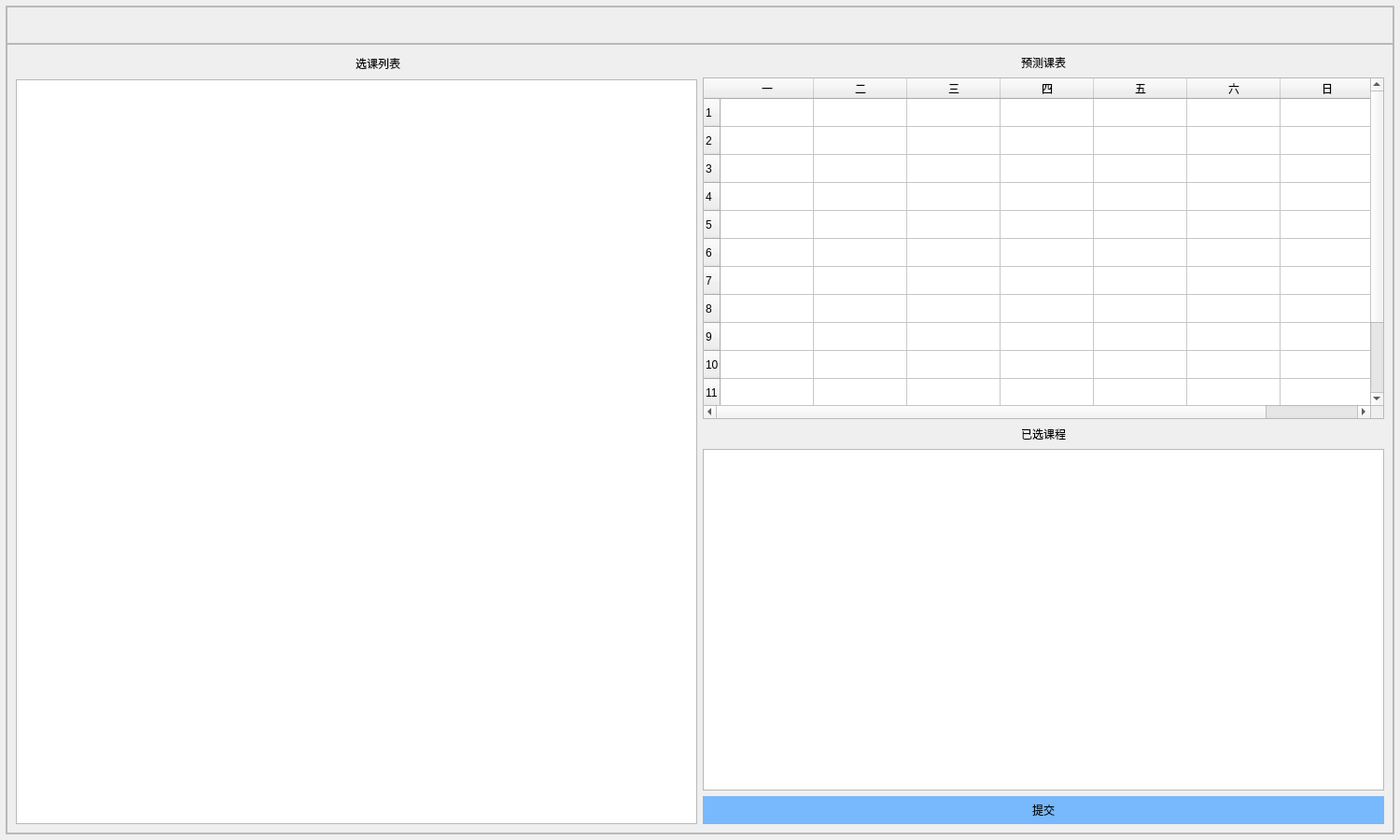
<?xml version="1.0" encoding="UTF-8"?>
<ui version="4.0">
 <class>ChooseClassWin</class>
 <widget class="QWidget" name="ChooseClassWin">
  <property name="geometry">
   <rect>
    <x>0</x>
    <y>0</y>
    <width>1500</width>
    <height>900</height>
   </rect>
  </property>
  <property name="windowTitle">
   <string>Form</string>
  </property>
  <layout class="QGridLayout" name="gridLayout_2">
   <property name="leftMargin">
    <number>6</number>
   </property>
   <property name="topMargin">
    <number>6</number>
   </property>
   <property name="rightMargin">
    <number>6</number>
   </property>
   <property name="bottomMargin">
    <number>6</number>
   </property>
   <property name="spacing">
    <number>0</number>
   </property>
   <item row="0" column="0">
    <widget class="QFrame" name="frame">
     <property name="styleSheet">
      <string notr="true">QFrame#frame{
border-image: url(:/background/background/background_3.png);
}</string>
     </property>
     <property name="frameShape">
      <enum>QFrame::StyledPanel</enum>
     </property>
     <property name="frameShadow">
      <enum>QFrame::Raised</enum>
     </property>
     <layout class="QGridLayout" name="gridLayout_3">
      <property name="leftMargin">
       <number>0</number>
      </property>
      <property name="topMargin">
       <number>0</number>
      </property>
      <property name="rightMargin">
       <number>0</number>
      </property>
      <property name="bottomMargin">
       <number>0</number>
      </property>
      <property name="spacing">
       <number>0</number>
      </property>
      <item row="0" column="0">
       <widget class="QFrame" name="topBar">
        <property name="sizePolicy">
         <sizepolicy hsizetype="Preferred" vsizetype="Expanding">
          <horstretch>0</horstretch>
          <verstretch>0</verstretch>
         </sizepolicy>
        </property>
        <property name="minimumSize">
         <size>
          <width>0</width>
          <height>40</height>
         </size>
        </property>
        <property name="maximumSize">
         <size>
          <width>16777215</width>
          <height>40</height>
         </size>
        </property>
        <property name="frameShape">
         <enum>QFrame::StyledPanel</enum>
        </property>
        <property name="frameShadow">
         <enum>QFrame::Raised</enum>
        </property>
        <layout class="QHBoxLayout" name="horizontalLayout_5">
         <property name="leftMargin">
          <number>0</number>
         </property>
         <property name="topMargin">
          <number>0</number>
         </property>
         <property name="rightMargin">
          <number>6</number>
         </property>
         <property name="bottomMargin">
          <number>0</number>
         </property>
         <item>
          <spacer name="horizontalSpacer_7">
           <property name="orientation">
            <enum>Qt::Horizontal</enum>
           </property>
           <property name="sizeHint" stdset="0">
            <size>
             <width>40</width>
             <height>20</height>
            </size>
           </property>
          </spacer>
         </item>
         <item>
          <widget class="QPushButton" name="minimumBtn">
           <property name="sizePolicy">
            <sizepolicy hsizetype="Expanding" vsizetype="Expanding">
             <horstretch>0</horstretch>
             <verstretch>0</verstretch>
            </sizepolicy>
           </property>
           <property name="maximumSize">
            <size>
             <width>50</width>
             <height>30</height>
            </size>
           </property>
           <property name="styleSheet">
            <string notr="true">QPushButton#minimumBtn:pressed {  

    /* 改变背景色 */  
    background-color: rgb(0, 170, 255,50);

    /* 改变边框风格 */  
    border-style:inset;  
}  
</string>
           </property>
           <property name="text">
            <string/>
           </property>
           <property name="icon">
            <iconset resource="src.qrc">
             <normaloff>:/icons/icon/minimum.png</normaloff>:/icons/icon/minimum.png</iconset>
           </property>
           <property name="iconSize">
            <size>
             <width>25</width>
             <height>25</height>
            </size>
           </property>
           <property name="flat">
            <bool>true</bool>
           </property>
          </widget>
         </item>
         <item>
          <widget class="QPushButton" name="closeBtn">
           <property name="sizePolicy">
            <sizepolicy hsizetype="Expanding" vsizetype="Expanding">
             <horstretch>0</horstretch>
             <verstretch>0</verstretch>
            </sizepolicy>
           </property>
           <property name="maximumSize">
            <size>
             <width>50</width>
             <height>30</height>
            </size>
           </property>
           <property name="styleSheet">
            <string notr="true">QPushButton#closeBtn:pressed {  

    /* 改变背景色 */  
    background-color: rgb(255, 0, 0,50) ;

    /* 改变边框风格 */  
    border-style:inset;  
}  
</string>
           </property>
           <property name="text">
            <string/>
           </property>
           <property name="icon">
            <iconset resource="src.qrc">
             <normaloff>:/icons/icon/close.png</normaloff>:/icons/icon/close.png</iconset>
           </property>
           <property name="iconSize">
            <size>
             <width>20</width>
             <height>20</height>
            </size>
           </property>
           <property name="flat">
            <bool>true</bool>
           </property>
          </widget>
         </item>
        </layout>
       </widget>
      </item>
      <item row="1" column="0">
       <widget class="QFrame" name="frame_2">
        <property name="frameShape">
         <enum>QFrame::StyledPanel</enum>
        </property>
        <property name="frameShadow">
         <enum>QFrame::Raised</enum>
        </property>
        <layout class="QGridLayout" name="gridLayout_4">
         <item row="0" column="0">
          <layout class="QGridLayout" name="gridLayout">
           <item row="0" column="2">
            <layout class="QVBoxLayout" name="verticalLayout_2">
             <item>
              <layout class="QHBoxLayout" name="horizontalLayout_4">
               <item>
                <widget class="QPushButton" name="backBtn">
                 <property name="text">
                  <string/>
                 </property>
                 <property name="icon">
                  <iconset resource="src.qrc">
                   <normaloff>:/icons/icon/bcak.png</normaloff>:/icons/icon/bcak.png</iconset>
                 </property>
                 <property name="autoDefault">
                  <bool>false</bool>
                 </property>
                 <property name="default">
                  <bool>false</bool>
                 </property>
                 <property name="flat">
                  <bool>true</bool>
                 </property>
                </widget>
               </item>
               <item>
                <spacer name="horizontalSpacer_5">
                 <property name="orientation">
                  <enum>Qt::Horizontal</enum>
                 </property>
                 <property name="sizeHint" stdset="0">
                  <size>
                   <width>40</width>
                   <height>20</height>
                  </size>
                 </property>
                </spacer>
               </item>
               <item>
                <widget class="QLabel" name="label_2">
                 <property name="text">
                  <string>选课列表</string>
                 </property>
                </widget>
               </item>
               <item>
                <spacer name="horizontalSpacer_6">
                 <property name="orientation">
                  <enum>Qt::Horizontal</enum>
                 </property>
                 <property name="sizeHint" stdset="0">
                  <size>
                   <width>40</width>
                   <height>20</height>
                  </size>
                 </property>
                </spacer>
               </item>
              </layout>
             </item>
             <item>
              <widget class="QTableWidget" name="CoursesList"/>
             </item>
            </layout>
           </item>
           <item row="0" column="4">
            <layout class="QVBoxLayout" name="verticalLayout">
             <item>
              <layout class="QHBoxLayout" name="horizontalLayout">
               <item>
                <spacer name="horizontalSpacer">
                 <property name="orientation">
                  <enum>Qt::Horizontal</enum>
                 </property>
                 <property name="sizeHint" stdset="0">
                  <size>
                   <width>40</width>
                   <height>20</height>
                  </size>
                 </property>
                </spacer>
               </item>
               <item>
                <widget class="QLabel" name="label">
                 <property name="text">
                  <string>预测课表</string>
                 </property>
                </widget>
               </item>
               <item>
                <spacer name="horizontalSpacer_2">
                 <property name="orientation">
                  <enum>Qt::Horizontal</enum>
                 </property>
                 <property name="sizeHint" stdset="0">
                  <size>
                   <width>40</width>
                   <height>20</height>
                  </size>
                 </property>
                </spacer>
               </item>
              </layout>
             </item>
             <item>
              <widget class="QTableWidget" name="chooseCoursesTable">
               <attribute name="verticalHeaderCascadingSectionResizes">
                <bool>true</bool>
               </attribute>
               <row>
                <property name="text">
                 <string>1</string>
                </property>
               </row>
               <row>
                <property name="text">
                 <string>2</string>
                </property>
               </row>
               <row>
                <property name="text">
                 <string>3</string>
                </property>
               </row>
               <row>
                <property name="text">
                 <string>4</string>
                </property>
               </row>
               <row>
                <property name="text">
                 <string>5</string>
                </property>
               </row>
               <row>
                <property name="text">
                 <string>6</string>
                </property>
               </row>
               <row>
                <property name="text">
                 <string>7</string>
                </property>
               </row>
               <row>
                <property name="text">
                 <string>8</string>
                </property>
               </row>
               <row>
                <property name="text">
                 <string>9</string>
                </property>
               </row>
               <row>
                <property name="text">
                 <string>10</string>
                </property>
               </row>
               <row>
                <property name="text">
                 <string>11</string>
                </property>
               </row>
               <row>
                <property name="text">
                 <string>12</string>
                </property>
               </row>
               <row>
                <property name="text">
                 <string>13</string>
                </property>
               </row>
               <column>
                <property name="text">
                 <string>一</string>
                </property>
               </column>
               <column>
                <property name="text">
                 <string>二</string>
                </property>
               </column>
               <column>
                <property name="text">
                 <string>三</string>
                </property>
               </column>
               <column>
                <property name="text">
                 <string>四</string>
                </property>
               </column>
               <column>
                <property name="text">
                 <string>五</string>
                </property>
               </column>
               <column>
                <property name="text">
                 <string>六</string>
                </property>
               </column>
               <column>
                <property name="text">
                 <string>日</string>
                </property>
               </column>
              </widget>
             </item>
             <item>
              <layout class="QHBoxLayout" name="horizontalLayout_3">
               <item>
                <spacer name="horizontalSpacer_4">
                 <property name="orientation">
                  <enum>Qt::Horizontal</enum>
                 </property>
                 <property name="sizeHint" stdset="0">
                  <size>
                   <width>40</width>
                   <height>20</height>
                  </size>
                 </property>
                </spacer>
               </item>
               <item>
                <widget class="QLabel" name="label_3">
                 <property name="text">
                  <string>已选课程</string>
                 </property>
                </widget>
               </item>
               <item>
                <spacer name="horizontalSpacer_3">
                 <property name="orientation">
                  <enum>Qt::Horizontal</enum>
                 </property>
                 <property name="sizeHint" stdset="0">
                  <size>
                   <width>40</width>
                   <height>20</height>
                  </size>
                 </property>
                </spacer>
               </item>
              </layout>
             </item>
             <item>
              <widget class="QTableWidget" name="ChooseList"/>
             </item>
             <item>
              <widget class="QPushButton" name="sendBtn">
               <property name="styleSheet">
                <string notr="true">QPushButton#sendBtn{
	width:728px;
	height:30px;
	background-color:rgb(85, 170, 255,200);
	border:none;
}

QPushButton#sendBtn:pressed {  
    /* 改变背景色 */  
    background-color:  rgb(85, 170, 255,100);
    /* 改变边框风格 */  
    border-style:inset;  

}  
</string>
               </property>
               <property name="text">
                <string>提交</string>
               </property>
              </widget>
             </item>
            </layout>
           </item>
          </layout>
         </item>
        </layout>
       </widget>
      </item>
     </layout>
    </widget>
   </item>
  </layout>
 </widget>
 <resources>
  <include location="src.qrc"/>
 </resources>
 <connections/>
</ui>
